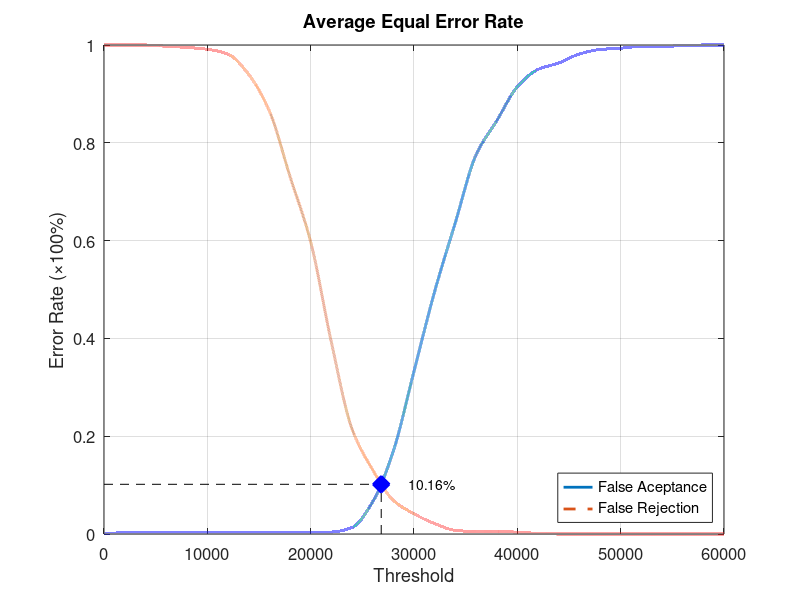
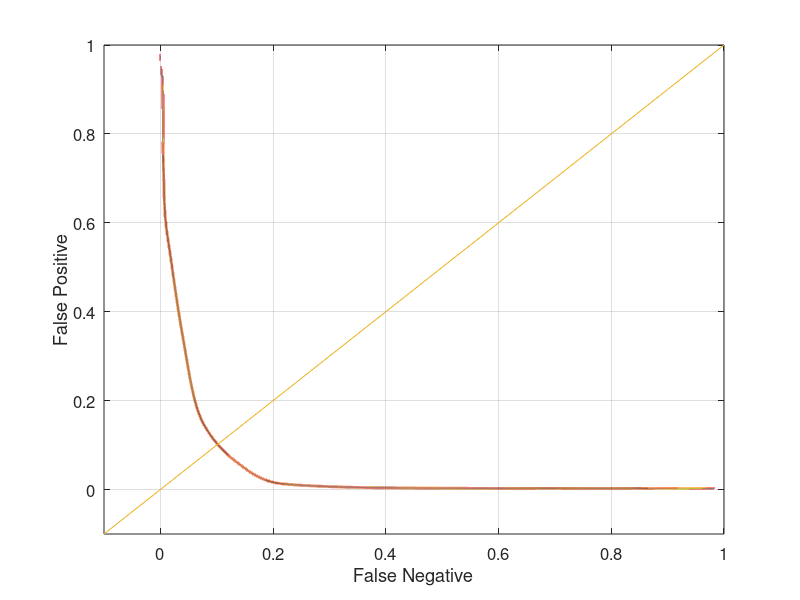

Source code (MATLAB) for these figures, in order:
function yEER = Experiment1Average
close all;
clear;
clc;
x = 0:2000:60000;
xq = 0:0.5:60000;

y0 = [0 0.00263158 0.00263158 0.00263158 0.00263158 0.00263158 0.00263158 0.00263158 0.00263158 0.00263158 0.00263158 0.00394737 0.0131579 0.0657895 0.169737 0.332895 0.496053 0.636842 0.775 0.844737 0.914474 0.95 0.963158 0.981579 0.990789 0.993421 0.997368 0.997368 0.998684 1 1];
yy0 = interp1(x, y0, xq, 'pchip');
y1 = [1 1 1 0.9975 0.995 0.99125 0.98125 0.94 0.865 0.73125 0.5975 0.3925 0.215 0.13125 0.06875 0.04125 0.02125 0.0075 0.005 0.005 0.00375 0.00125 0 0 0 0 0 0 0 0 0];
yy1 = interp1(x, y1, xq, 'pchip');

% Calculating EER: 
y2 = abs(y0 - y1);
find(y2 == min(y2))
yy2 = abs(yy0 - yy1);
xEER = find(yy2 == min(yy2));
xEERIndex = xq(xEER) % X-axis EER
yEER = yy0(xEER) % Y-axis EER

main = figure
plot(xq, yy0,'-','LineWidth', 2);	hold on
plot(xq, yy1,'--','LineWidth', 2);	hold on
plot([xEERIndex xEERIndex], [0 yEER], 'k--');	hold on
plot([0 xEERIndex], [yEER yEER], 'k--');	hold on
plot(xEERIndex, yEER, 'bx', 'LineWidth', 10);	hold on
text(xEERIndex + 10 * xEERIndex / 100, yEER, [num2str(round((10000 * yEER)) / 100) '%'])
legend('False Aceptance', 'False Rejection', 'Location', 'SouthEast')
xlabel('Threshold')
ylabel('Error Rate (\times100%)')
title('Average Equal Error Rate')
set(gca, 'FontSize', 12)
axis([0 60000 0 1])
grid on

print(main, 'Experiment1AverageMain', '-dpng');
FNRxFPR = figure('Color', [1 1 1]);
plot(yy1, yy0, '-', yy1, yy0, 'LineWidth', 2);
hold on
y = -0.1:0.1:1
plot(y, y); 
set(gca, 'FontSize', 12)
xlabel('False Negative')
ylabel('False Positive')
axis([-0.1 1 -0.1 1])
set(gca, 'FontSize', 12)
grid on

print(FNRxFPR, 'Experiment1AverageFNRxFPR','-dpng');
end
